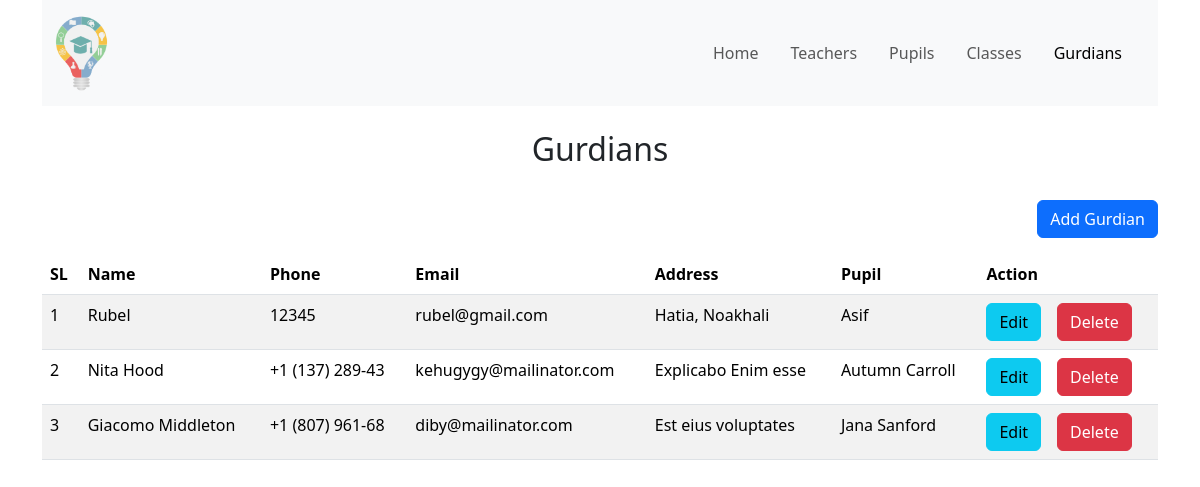
/gurdian.php, run on the app's committed database.
### tables this page shows
CREATE TABLE `gurdians` (
  `id` int(11) NOT NULL,
  `name` varchar(100) NOT NULL,
  `phone` varchar(15) DEFAULT NULL,
  `email` varchar(100) DEFAULT NULL,
  `address` varchar(255) DEFAULT NULL,
  `pupil_id` int(11) DEFAULT NULL
);

CREATE TABLE `pupils` (
  `id` int(11) NOT NULL,
  `name` varchar(100) NOT NULL,
  `address` varchar(255) DEFAULT NULL,
  `medical_info` tinytext DEFAULT NULL,
  `class_id` int(11) DEFAULT NULL,
  `gurdian_id` int(11) DEFAULT NULL,
  `admit_date` datetime NOT NULL DEFAULT current_timestamp()
);

### db.php (called while the page is built, shortened)
<?php
$hostname = "localhost";
$username = "root";
$password = "";
$database = "school_management";
$conn = new mysqli($hostname, $username, $password, $database);
function getAllData($tableName, $column = false, $value = false)
{
    global $conn;
    if($column && $value) {
        $query = "SELECT * FROM $tableName WHERE $column=$value";
    } else {
        $query = "SELECT * FROM $tableName";
    }
    $result = $conn->query($query);
    if ($result) {
        $data = $result->fetch_all(MYSQLI_ASSOC);
        return $data;
    } else {
        return false;
    }
}
function getOneData($tableName, $id, $column="id")
{
    global $conn;
    $query = "SELECT * FROM $tableName WHERE $column=$id";
    $result = $conn->query($query);
    if ($result) {
        $data = $result->fetch_assoc();
        return $data;
    } else {
        return false;
    }
}
function getPupilName($id) {
    $item = getOneData('pupils', $id,);
    return $item['name'] ?? "";
}

### gurdian.php (the view, shortened to what this page needs)
<?php include_once "includes/header.php" ?>
<div class="container">
    <div class="py-4">
        <div class="text-center h2">Gurdians</div>
    </div>
    <div>
        <div class="text-end mb-3"><a href="add-gurdian.php" class="btn btn-primary">Add Gurdian</a></div>
        <table class="table table-striped">
            <thead>
                <tr>
                    <th>SL</th>
                    <th>Name</th>
                    <th>Phone</th>
                    <th>Email</th>
                    <th>Address</th>
                    <th>Pupil</th>
                    <th>Action</th>
                </tr>
            </thead>
            <tbody>
                <?php
                    $gurdians = getAllData("gurdians");
                    foreach($gurdians as $key => $item) {
                ?>
                    <tr>
                        <td><?= $key+1 ?></td>
                        <td><?= $item['name'] ?></td>
                        <td><?= $item['phone'] ?></td>
                        <td><?= $item['email'] ?></td>
                        <td><?= $item['address'] ?></td>
                        <td><?= getPupilName($item['pupil_id']) ?></td>
                        <td>
                            <div class="d-flex">
                                <a href="edit-gurdian.php?gurdian_id=<?= $item['id'] ?>" class="btn btn-info me-3">Edit</a>
                                <a href="delete-gurdian.php?gurdian_id=<?= $item['id'] ?>" class="btn btn-danger">Delete</a>
                            </div>
                        </td>
                    </tr>
                <?php
                    }
                ?>
            </tbody>
        </table>
    </div>
</div>
<?php include_once "includes/footer.php" ?>

### data on the page
gurdians: name "Rubel", phone "12345", email "rubel@gmail.com", address "Hatia, Noakhali", pupil.name "Asif"
gurdians: name "Nita Hood", phone "+1 (137) 289-43", email "kehugygy@mailinator.com", address "Explicabo Enim esse", pupil.name "Autumn Carroll"
gurdians: name "Giacomo Middleton", phone "+1 (807) 961-68", email "diby@mailinator.com", address "Est eius voluptates", pupil.name "Jana Sanford"
